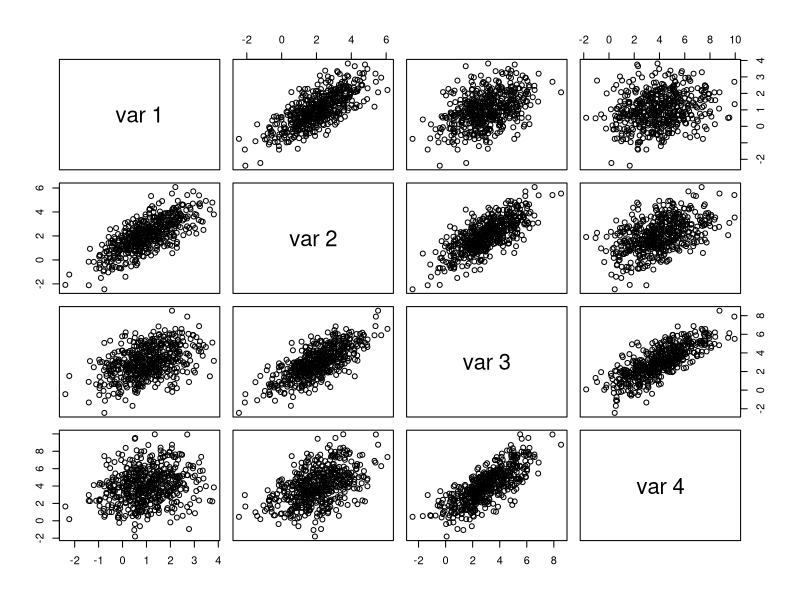

Reproduce this figure in R.
## ---- chunk 1
set.seed(12)
## ---- chunk 2
k <- 4  # dim y
mu <- seq(1:k)

Sigma <- matrix(nr=k,nc=k)
for(i in 1:k){
  for(j in 1:k){
    Sigma[i,j] = (1-abs(i-j)/k)*sqrt(i*j)
  }
}
Sigma
cov2cor(Sigma)
## ---- chunk 3
library(mvtnorm)
nsamps <- 500
Y <- rmvnorm(n = nsamps, mean=mu, sigma = Sigma)
pairs(Y)
## ---- chunk 4
ybar <- apply(Y,2, mean)
#Ycent <- sweep(Y, 2, ybar, '-') # remiove the mean from each Y
#1/nsamps *t(Ycent)%*%Ycent # for the MLE we divide by n not n-1
cov(Y)*(nsamps-1)/nsamps 
1/nsamps* t(Y)%*%Y - ybar%*%t(ybar) # check it agrees with cov(Y)
## ---- chunk 5
missingfreq <- 0.3
M <- matrix(as.logical(rbinom(nsamps*k,1,missingfreq)), nr=nsamps)
Ymis <- Y
Ymis[M] <- NA
## ---- chunk 6
expectY <- function(y, mu, Sigma){
  #
  # function to calculate 
  # E(y|y_obs, theta^{m})
  #
  miss.pat <- is.na(y) # find pattern of missingness
  if(sum(miss.pat) ==0) return(y) ## i.e. no missing data, 
                      #so just return observation
  if(sum(miss.pat)==k) return(mu) ## both observations missing, so return mean
  else{
    # only if we have a mixture of observed and unobserved data do we need the conditional
    # Gaussian formalue
    tmp <- y
    tmp[is.na(tmp)] <- mu[miss.pat] + Sigma[miss.pat,!miss.pat]%*% 
      solve(Sigma[!miss.pat, !miss.pat])%*%(y[!miss.pat]- mu[!miss.pat])
    return(tmp)
  }
}
## ---- chunk 7
Yexp <- t(apply(Ymis,1, expectY, mu=mu, Sigma=Sigma))
## ---- chunk 8
varY <- function(y, mu, Sigma){
  #
  # function to calculate 
  # V(y | y_obs, theta)
  #

  miss.pat <- is.na(y) # find pattern of missingness
  if(sum(miss.pat) ==0) return(matrix(rep(0,k^2), nr=k)) ## i.e. no missing data, 
                      #### so just return observation
  if(sum(miss.pat)==k) return(Sigma) ## both observations missing, so return mean
  else{
    # only if we have a mixture of observed and unobserved data do we need the conditional
    # Gaussian formalue
    tmp <- matrix(rep(0,k^2),nr=k)
    tmp[miss.pat, miss.pat] <-  Sigma[miss.pat, miss.pat] - Sigma[miss.pat,!miss.pat]%*% 
      solve(Sigma[!miss.pat, !miss.pat]) %*%Sigma[!miss.pat, miss.pat]
    return(tmp)
  }
}
## ---- chunk 9

expYYt <- function(y, mu, Sigma){
  #
  # this function calculate E(y y^t | y_obs, theta)
  #

  tmp <- expectY(y,mu,Sigma)
  varY(y,mu, Sigma) + tmp%*%t(tmp)
}
## ---- chunk 10
S <- matrix(nr=k,rep(0,k^2))
for(i in 1:nsamps){
  S <- S+expYYt(Ymis[i,], mu=mu, Sigma=Sigma)
}
## ---- chunk 11

EM <- function(Ymis){
  k = dim(Ymis)[2]
  n=dim(Ymis)[1]
  mu0 <- apply(Ymis,2, mean, na.rm=T)  # available-case estimate of the mean
  Sigma0 <- cov(Ymis, use='pairwise.complete.obs')   # available-case estimate of the variance
  mu.list <- list()
  mu.list[[1]] <- mu0
  
  Sigma.list <- list()
  Sigma.list[[1]]<- Sigma0   
  
  change <-1
  
  i<-1
  while(change>10^-6 && i<=500){
    Yexp <- t(apply(Ymis,1, expectY, mu=mu.list[[i]], Sigma=Sigma.list[[i]]))
    mu.list[[i+1]] <- apply(Yexp,2,mean)
    S <- matrix(nr=k,rep(0,k^2))
    for(j in 1:n){
      S <- S+expYYt(Yexp[j,], mu=mu.list[[i+1]], Sigma=Sigma.list[[i]])
    }
    Sigma.list[[i+1]] <- S/n - mu.list[[i+1]]%*%t(mu.list[[i+1]])
    
    change <- max(max(abs(mu.list[[i+1]]-mu.list[[i]])), max(abs(Sigma.list[[i+1]]-Sigma.list[[i]])))
    i<-i+1
  }
  
  return(list(mu=mu.list[[i]], Sigma = Sigma.list[[i]]))
}
## ---- chunk 12
out <- EM(Ymis)
out
## ---- chunk 13
mu
Sigma
## ---- chunk 14
Ycomplete <- Ymis[complete.cases(Ymis),]
colMeans(Ycomplete)
cov(Ycomplete)
print(paste('Complete case analysis is based on only', dim(Ycomplete)[1],'samples!'))
## ---- chunk 15
apply(Ymis,2, mean, na.rm=T)
cov(Ymis, use='pairwise.complete.obs')
